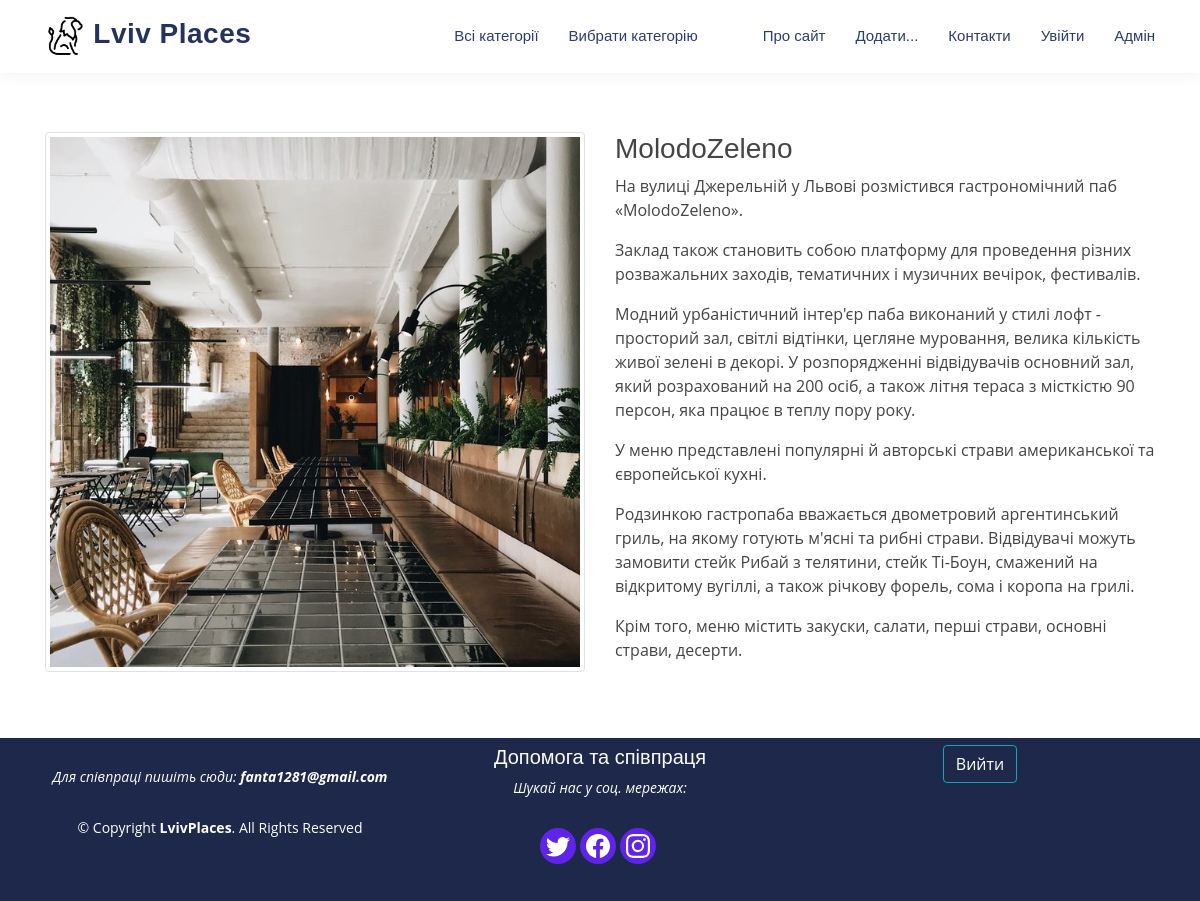
Screenshot of /post/molodozeleno/ with the database file from the repository.
### lviv_main/models.py (models this page shows, shortened)
class Women(models.Model):
    title = models.CharField(max_length=255, verbose_name = "Заголовок")
    slug = models.SlugField(max_length=255, unique=True, db_index=True, verbose_name="URL")
    content = models.TextField(blank=True, verbose_name= "Зміст")
    photo = models.ImageField(upload_to="photos/%Y/%m/%d/", verbose_name= "Фото")
    time_create = models.DateTimeField(auto_now_add=True, verbose_name= "Час створення")
    time_update = models.DateTimeField(auto_now=True, verbose_name= "Час оновлення")
    is_published = models.BooleanField(default=True, verbose_name= "Опубліковано")
    cat = models.ForeignKey('Category', on_delete=models.PROTECT, verbose_name= "Категорія")
    class Meta:
        verbose_name='Відомі...'
        verbose_name_plural='Відомі...'

### lviv_main/views.py (the view)
# urls.py: path('post/<slug:post_slug>/', show_post, name='post'),
def show_post(request, post_slug):
    post=get_object_or_404(Women, slug=post_slug)
    cats = Category.objects.all()
    content= {
        'post': post,
        'cats': cats,
        'menu': menu,
        'title': post.title,
        'cat_selected': post.cat_id,
    }
    return render(request, 'lviv_main/post.html', context=content)

### lviv_main/models.py (called while the page is built)
    def get_absolute_url(self):
        return reverse('category', kwargs={'cat_id': self.pk})

### lviv_main/templates/lviv_main/post.html
{% extends 'lviv_main/base.html' %}
{% load static %}
{% block content %}
<section>
    <div class="container">
        <div class="row">
            <div class="col-6">
                {% if post.photo %}
                <img class="img-thumbnail" src="{{post.photo.url}}">
                {% endif %}
            </div>
            <div class="col-6">
                <h3>{{post.title}}</h3>
                {{post.content|linebreaks}}
            </div>
        </div>
    </div>
</section>
{% endblock %}

### lviv_main/static/lviv_main/css/style.css (style rules this page uses)
body { font-family: "Open Sans", sans-serif; color: #444444; }
h1, h2, h3, h4, h5, h6 { font-family: "Raleway", sans-serif; }
section { padding: 60px 0; }

### rows the page displays
Women: photo (picture), title "MolodoZeleno", content "На вулиці Джерельній у Львові розмістився гастрономічний паб «MolodoZeleno». Заклад також становить собою платформу для проведення різних розважальних заходів, тематичних і музичних вечірок, фестивалів. Модний урбаністичний інтер'єр паба виконаний у стилі лофт - просторий зал, світлі відтінки, цегляне муровання, велика кількість живої зелені в декорі. У розпорядженні відвідувачів основний зал, який розрахований на 200 осіб, а також літня тераса з місткістю 90 персон, яка працює в теплу пору року. У меню представлені популярні й авторські страви американської та європейської кухні. Родзинкою гастропаба вважається двометровий аргентинський гриль, на якому готують м'ясні та рибні страви.…"

### other values shown
{{ m.title }} "Про сайт" "Додати..."
{{ m.title }} "Контакти"
